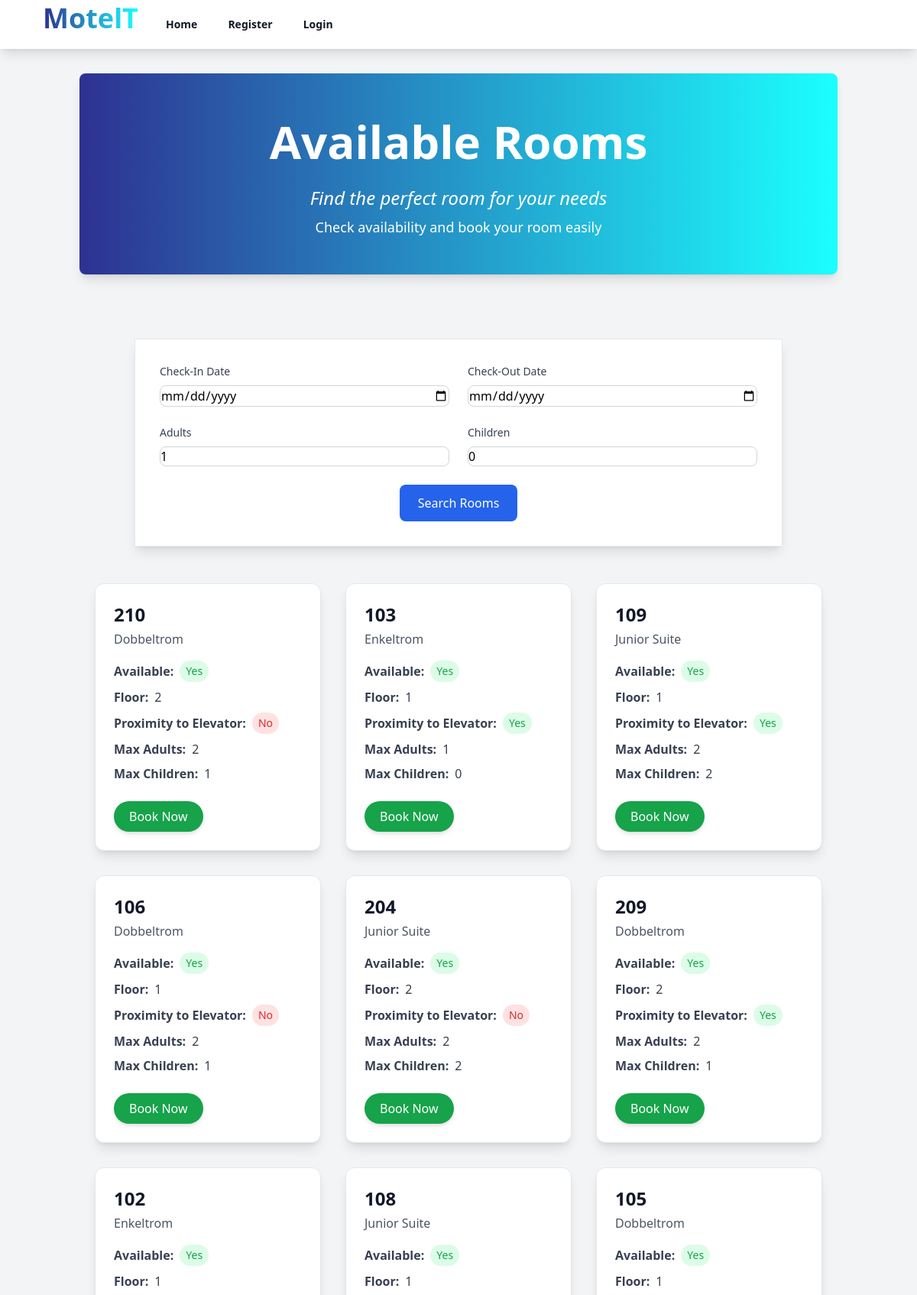
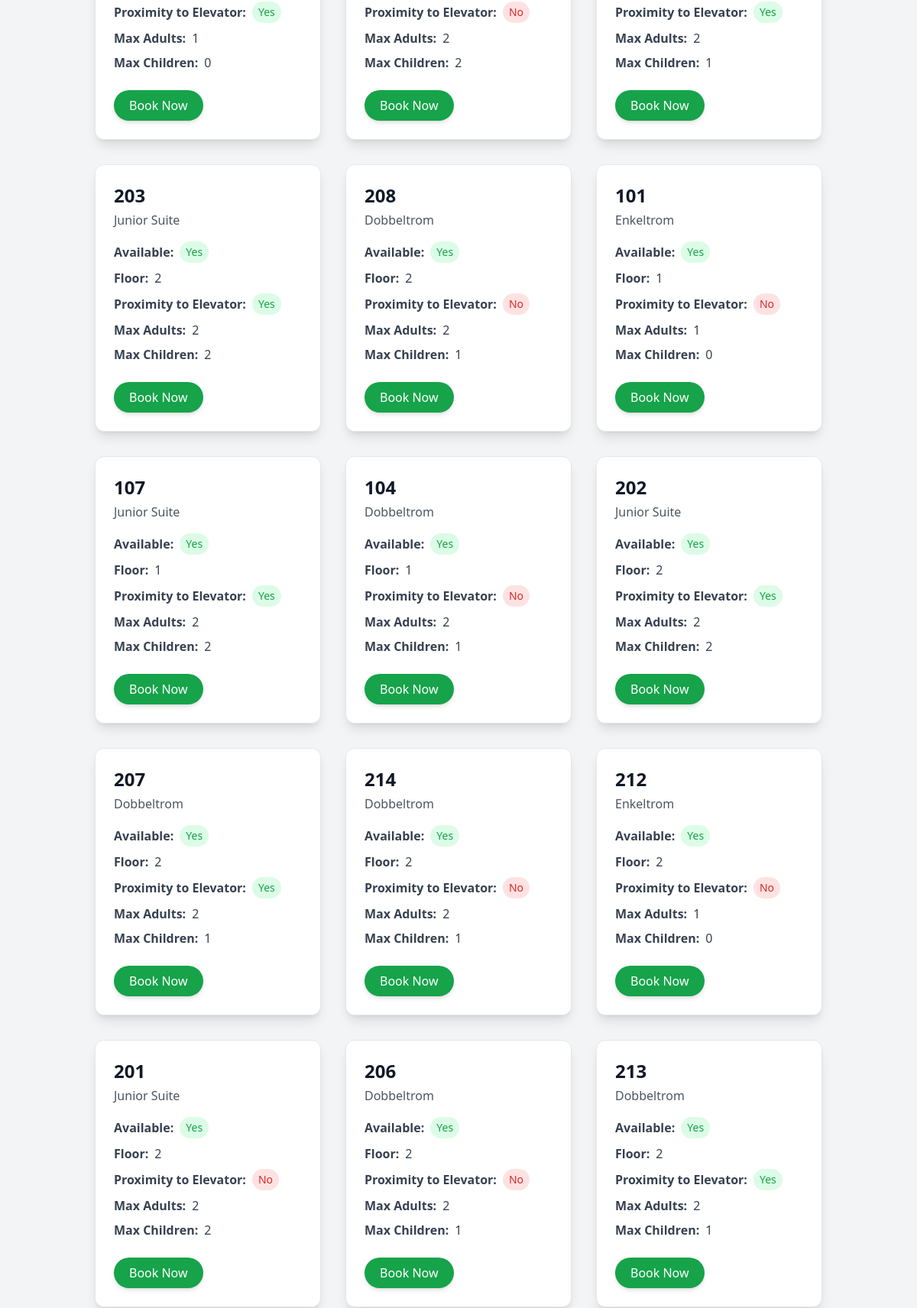
The app's page /public/search.php (upper part) with its own data (2 pictures, top to bottom).
### tables this page shows
CREATE TABLE rooms (
    id INT AUTO_INCREMENT PRIMARY KEY,
    room_number VARCHAR(10) NOT NULL UNIQUE,
    type_id INT,
    available BOOLEAN DEFAULT TRUE,
    floor INT,
    proximity_to_elevator BOOLEAN DEFAULT FALSE,
    FOREIGN KEY (type_id) REFERENCES room_types(id),
    created_at TIMESTAMP DEFAULT CURRENT_TIMESTAMP
);

CREATE TABLE room_types (
    id INT AUTO_INCREMENT PRIMARY KEY,
    name VARCHAR(50) NOT NULL,
    description TEXT,
    max_adults INT NOT NULL,
    max_children INT NOT NULL,
    created_at TIMESTAMP DEFAULT CURRENT_TIMESTAMP
);

### public/search.php (called while the page is built, shortened)
<?php
include __DIR__ . '/../app/views/layouts/main.php';
?>

### app/views/search.php (the view, shortened to what this page needs)
<body class="bg-gray-100 font-sans leading-normal tracking-normal">
    <header class="mt-4 rounded-lg bg-gradient-to-r from-[#2E3192] to-[#1BFFFF] text-white py-12 shadow-lg">
        <div class="container mx-auto text-center">
            <h1 class="text-6xl font-extrabold leading-snug">Available Rooms</h1>
            <p class="mt-4 text-2xl italic">Find the perfect room for your needs</p>
            <p class="mt-2 text-lg">Check availability and book your room easily</p>
        </div>
    </header>
    <main class="container mx-auto mt-10 p-5">
        <div class="container mx-auto max-w-4xl p-6">
            <form method="GET" class="mb-6 gap-6 p-8 bg-white rounded-2xl shadow-lg border border-gray-200">
                <div class="grid grid-cols-1 sm:grid-cols-2 gap-6">
                    <div>
                        <label for="checkin_date" class="block text-sm font-medium text-gray-700 mb-2">Check-In Date</label>
                        <input type="date" id="checkin_date" name="checkin_date" required
                            class="p-3 border border-gray-300 rounded-lg w-full transition duration-200 ease-in-out focus:border-blue-500 focus:ring-2 focus:ring-blue-200 placeholder-gray-400"
                            value="<?php echo isset($_GET['checkin_date']) ? htmlspecialchars($_GET['checkin_date']) : ''; ?>">
                    </div>
                    <div>
                        <label for="checkout_date" class="block text-sm font-medium text-gray-700 mb-2">Check-Out Date</label>
                        <input type="date" id="checkout_date" name="checkout_date" required
                            class="p-3 border border-gray-300 rounded-lg w-full transition duration-200 ease-in-out focus:border-blue-500 focus:ring-2 focus:ring-blue-200 placeholder-gray-400"
                            value="<?php echo isset($_GET['checkout_date']) ? htmlspecialchars($_GET['checkout_date']) : ''; ?>">
                    </div>
                    <div>
                        <label for="adults" class="block text-sm font-medium text-gray-700 mb-2">Adults</label>
                        <input type="number" name="adults" min="1" required
                            class="p-3 border border-gray-300 rounded-lg w-full transition duration-200 ease-in-out focus:border-blue-500 focus:ring-2 focus:ring-blue-200 placeholder-gray-400"
                            value="<?php echo isset($_GET['adults']) ? htmlspecialchars($_GET['adults']) : '1'; ?>">
                    </div>
                    <div>
                        <label for="children" class="block text-sm font-medium text-gray-700 mb-2">Children</label>
                        <input type="number" name="children" min="0"
                            class="p-3 border border-gray-300 rounded-lg w-full transition duration-200 ease-in-out focus:border-blue-500 focus:ring-2 focus:ring-blue-200 placeholder-gray-400"
                            value="<?php echo isset($_GET['children']) ? htmlspecialchars($_GET['children']) : '0'; ?>">
                    </div>
                </div>
                <div class="mt-6 flex justify-center">
                    <button type="submit" class="bg-blue-600 text-white px-6 py-3 rounded-lg hover:bg-blue-700 transition duration-300 ease-in-out focus:outline-none focus:ring-2 focus:ring-blue-500 focus:ring-opacity-50">
                        Search Rooms
                    </button>
                </div>
            </form>
        </div>
        <div id="room-container" class="grid grid-cols-1 sm:grid-cols-2 lg:grid-cols-3 gap-8">
            <?php
            try {
                $filtersApplied = isset($_GET['checkin_date'], $_GET['checkout_date'], $_GET['adults']) && !empty($_GET['checkin_date']) && !empty($_GET['checkout_date']) && !empty($_GET['adults']);
                if ($filtersApplied) {
                    $checkIn = $_GET['checkin_date'];
                    $checkOut = $_GET['checkout_date'];
                    $adults = (int)$_GET['adults'];
                    $children = isset($_GET['children']) ? (int)$_GET['children'] : 0;
                    if ($checkIn >= $checkOut) {
                        echo "<p class='text-center text-red-600'>Check-out date must be after the check-in date.</p>";
                        exit;
                    }
                    $currentDate = date('Y-m-d');
                    $updateSql = "UPDATE rooms r
                      LEFT JOIN bookings b ON r.id = b.room_id
                      SET r.available = TRUE
                      WHERE b.check_out < ?";
                    $stmt = $conn->prepare($updateSql);
                    $stmt->bind_param('s', $currentDate);
                    $stmt->execute();
                    $sql = "SELECT r.id, r.room_number, rt.name AS room_type, r.available, r.floor, r.proximity_to_elevator, rt.max_adults, rt.max_children
                FROM rooms r
                JOIN room_types rt ON r.type_id = rt.id
                WHERE r.available = TRUE
                  AND rt.max_adults >= ?
                  AND rt.max_children >= ?
                  AND r.id NOT IN (
                      SELECT room_id FROM bookings
                      WHERE (check_in < ? AND check_out > ?) OR (check_in < ? AND check_out > ?)
                  )
                ORDER BY r.available DESC";
                    $stmt = $conn->prepare($sql);
                    $stmt->bind_param('iissss', $adults, $children, $checkOut, $checkIn, $checkOut, $checkIn);
                    $stmt->execute();
                    $result = $stmt->get_result();
                } else {
                    $sql = "SELECT r.id, r.room_number, rt.name AS room_type, r.available, r.floor, r.proximity_to_elevator, rt.max_adults, rt.max_children
                FROM rooms r
                JOIN room_types rt ON r.type_id = rt.id
                ORDER BY r.available DESC";
                    $result = $conn->query($sql);
                }
                if ($result->num_rows > 0) {
                    while ($row = $result->fetch_assoc()) {
                        $bgColor = $row['available'] ? 'bg-white' : 'bg-white';
                        echo "<div class='shadow-lg rounded-xl overflow-hidden border border-gray-200 transition-transform duration-300 transform hover:scale-105 hover:shadow-xl " . $bgColor . "'>
            <div class='p-6'>
                <h2 class='text-2xl font-semibold text-gray-900'>" . htmlspecialchars($row['room_number']) . "</h2>
                <p class='text-gray-600 mt-1'>" . htmlspecialchars($row['room_type']) . "</p>
                <div class='mt-4'>
                    <p class='text-gray-700 flex items-center'>
                        <strong>Available:</strong>
                        <span class='ml-2 px-2 py-1 rounded-full text-sm " . ($row['available'] ? 'bg-green-100 text-green-600' : 'bg-red-100 text-red-600') . "'>
                            " . ($row['available'] ? 'Yes' : 'No') . "
                        </span>
                    </p>
                    <p class='text-gray-700 flex items-center mt-2'>
                        <strong>Floor:</strong>
                        <span class='ml-2'>" . htmlspecialchars($row['floor']) . "</span>
                    </p>
                    <p class='text-gray-700 flex items-center mt-2'>
                        <strong>Proximity to Elevator:</strong>
                        <span class='ml-2 text-sm flex items-center'>
                            " . ($row['proximity_to_elevator'] ? '<span class="bg-green-100 text-green-600 px-2 py-1 rounded-full">Yes</span>' : '<span class="bg-red-100 text-red-600 px-2 py-1 rounded-full">No</span>') . "
                        </span>
                    </p>
                    <p class='text-gray-700 flex items-center mt-2'>
                        <strong>Max Adults:</strong>
                        <span class='ml-2'>" . htmlspecialchars($row['max_adults']) . "</span>
                    </p>
                    <p class='text-gray-700 flex items-center mt-2'>
                        <strong>Max Children:</strong>
                        <span class='ml-2'>" . htmlspecialchars($row['max_children']) . "</span>
                    </p>
                </div>
                <div class='mt-6'>";
                        if ($row['available']) {
                            echo "<a href='booking.php?room_id=" . htmlspecialchars($row['id']) . "&check_in=" . htmlspecialchars($checkIn ?? '') . "&check_out=" . htmlspecialchars($checkOut ?? '') . "&adults=" . htmlspecialchars($adults ?? 1) . "&children=" . htmlspecialchars($children ?? 0) . "' class='bg-green-600 text-white px-5 py-2 rounded-full hover:bg-green-700 transition duration-300 ease-in-out shadow-md inline-block'>
                        Book Now
                      </a>";
                        } else {
                            echo "<span class='text-red-500 font-semibold bg-red-100 px-3 py-1 rounded-full shadow-sm'>Occupied</span>";
                        }
                        echo "      </div>
            </div>
          </div>";
                    }
                } else {
                    echo "<p class='text-center text-red-600'>No available rooms found for the selected dates and criteria.</p>";
                }
            } catch (Exception $e) {
                echo "Error: " . $e->getMessage();
            }
            ?>
        </div>
    </main>
</body>

### records on screen
rooms: room_number "210", type.name "Dobbeltrom", available "Yes", floor "2", proximity_to_elevator "No", type.max_adults "2", type.max_children "1"
rooms: room_number "103", type.name "Enkeltrom", available "Yes", floor "1", proximity_to_elevator "Yes", type.max_adults "1", type.max_children "0"
rooms: room_number "109", type.name "Junior Suite", available "Yes", floor "1", proximity_to_elevator "Yes", type.max_adults "2", type.max_children "2"
rooms: room_number "106", type.name "Dobbeltrom", available "Yes", floor "1", proximity_to_elevator "No", type.max_adults "2", type.max_children "1"
rooms: room_number "204", type.name "Junior Suite", available "Yes", floor "2", proximity_to_elevator "No", type.max_adults "2", type.max_children "2"
rooms: room_number "209", type.name "Dobbeltrom", available "Yes", floor "2", proximity_to_elevator "Yes", type.max_adults "2", type.max_children "1"
rooms: room_number "102", type.name "Enkeltrom", available "Yes", floor "1", proximity_to_elevator "Yes", type.max_adults "1", type.max_children "0"
rooms: room_number "108", type.name "Junior Suite", available "Yes", floor "1", proximity_to_elevator "No", type.max_adults "2", type.max_children "2"
rooms: room_number "105", type.name "Dobbeltrom", available "Yes", floor "1", proximity_to_elevator "Yes", type.max_adults "2", type.max_children "1"
rooms: room_number "203", type.name "Junior Suite", available "Yes", floor "2", proximity_to_elevator "Yes", type.max_adults "2", type.max_children "2"
rooms: room_number "208", type.name "Dobbeltrom", available "Yes", floor "2", proximity_to_elevator "No", type.max_adults "2", type.max_children "1"
rooms: room_number "101", type.name "Enkeltrom", available "Yes", floor "1", proximity_to_elevator "No", type.max_adults "1", type.max_children "0"
rooms: room_number "107", type.name "Junior Suite", available "Yes", floor "1", proximity_to_elevator "Yes", type.max_adults "2", type.max_children "2"
rooms: room_number "104", type.name "Dobbeltrom", available "Yes", floor "1", proximity_to_elevator "No", type.max_adults "2", type.max_children "1"
rooms: room_number "202", type.name "Junior Suite", available "Yes", floor "2", proximity_to_elevator "Yes", type.max_adults "2", type.max_children "2"
rooms: room_number "207", type.name "Dobbeltrom", available "Yes", floor "2", proximity_to_elevator "Yes", type.max_adults "2", type.max_children "1"
rooms: room_number "214", type.name "Dobbeltrom", available "Yes", floor "2", proximity_to_elevator "No", type.max_adults "2", type.max_children "1"
rooms: room_number "212", type.name "Enkeltrom", available "Yes", floor "2", proximity_to_elevator "No", type.max_adults "1", type.max_children "0"
rooms: room_number "201", type.name "Junior Suite", available "Yes", floor "2", proximity_to_elevator "No", type.max_adults "2", type.max_children "2"
rooms: room_number "206", type.name "Dobbeltrom", available "Yes", floor "2", proximity_to_elevator "No", type.max_adults "2", type.max_children "1"
rooms: room_number "213", type.name "Dobbeltrom", available "Yes", floor "2", proximity_to_elevator "Yes", type.max_adults "2", type.max_children "1"
